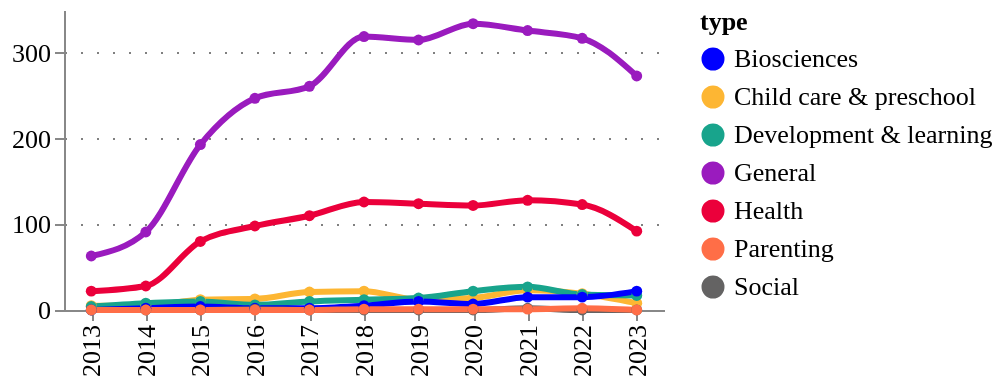

Source (notebook cell):
### Code cell
fig = pu.ts_smooth(
    tech_applications_ts,
    tech_applications_ts[column].unique(),
    variable= "counts",
    variable_title = "",
    category_column = column,
    width = 300,
    height = 150,
    legend_orient='right',
)
pu.configure_plots(fig)

### Figure 1 — Vega-Lite specification as saved in the notebook (floating-point values rounded to 4 significant figures)
{"config": {"title": {"font": "Averta", "anchor": "start"}, "subtitle": {"font": "Averta"}, "axis": {"labelFont": "Averta", "titleFont": "Averta", "gridColor": "grey", "gridDash": [1, 7], "labelFontSize": 13, "titleFontSize": 13}, "header": {"labelFont": "Averta", "titleFont": "Averta"}, "legend": {"labelFont": "Averta", "titleFont": "Averta", "labelFontSize": 13, "titleFontSize": 13}, "range": {"category": ["#0000FF", "#FDB633", "#18A48C", "#9A1BBE", "#EB003B", "#FF6E47", "#646363", "#0F294A", "#97D9E3", "#A59BEE", "#F6A4B7", "#D2C9C0", "#FFFFFF", "#000000"], "ordinal": {"scheme": ["#0000FF", "#FDB633", "#18A48C", "#9A1BBE", "#EB003B", "#FF6E47", "#646363", "#0F294A", "#97D9E3", "#A59BEE", "#F6A4B7", "#D2C9C0", "#FFFFFF", "#000000"]}}, "view": {"strokeWidth": 0}}, "data": {"name": "data-823b5a5f1b494fa0205f43d574e24c6b"}, "mark": {"type": "line", "interpolate": "monotone", "point": {"filled": true, "size": 30}, "size": 3, "strokeDash": [0]}, "encoding": {"color": {"field": "type", "legend": {"orient": "right"}, "type": "nominal"}, "tooltip": [{"field": "year", "title": "Year", "type": "ordinal"}, {"field": "type", "type": "nominal"}, {"field": "counts", "format": ".3f", "title": "", "type": "quantitative"}], "x": {"field": "year", "title": "", "type": "ordinal"}, "y": {"field": "counts", "title": "", "type": "quantitative"}}, "height": 150, "title": {"anchor": "start", "text": "", "fontSize": 14, "subtitle": "", "subtitleFont": "Averta", "subtitleFontSize": 13}, "width": 300, "$schema": "https://vega.github.io/schema/vega-lite/v4.17.0.json", "datasets": {"data-823b5a5f1b494fa0205f43d574e24c6b": [{"year": 2013, "type": "Child care & preschool", "counts": 5.0, "counts_prop": 0.002}, {"year": 2014, "type": "Child care & preschool", "counts": 5.0, "counts_prop": 0.002}, {"year": 2015, "type": "Child care & preschool", "counts": 12.0, "counts_prop": 0.004}, {"year": 2016, "type": "Child care & preschool", "counts": 13.0, "counts_prop": 0.004}, {"year": 2017, "type": "Child care & preschool", "counts": 21.0, "counts_prop": 0.007}, {"year": 2018, "type": "Child care & preschool", "counts": 22.0, "counts_prop": 0.007}, {"year": 2019, "type": "Child care & preschool", "counts": 12.0, "counts_prop": 0.004}, {"year": 2020, "type": "Child care & preschool", "counts": 14.0, "counts_prop": 0.005}, {"year": 2021, "type": "Child care & preschool", "counts": 23.0, "counts_prop": 0.008}, {"year": 2022, "type": "Child care & preschool", "counts": 19.0, "counts_prop": 0.006}, {"year": 2023, "type": "Child care & preschool", "counts": 8.0, "counts_prop": 0.003}, {"year": 2013, "type": "Development & learning", "counts": 4.0, "counts_prop": 0.001}, {"year": 2014, "type": "Development & learning", "counts": 8.0, "counts_prop": 0.003}, {"year": 2015, "type": "Development & learning", "counts": 10.0, "counts_prop": 0.003}, {"year": 2016, "type": "Development & learning", "counts": 6.0, "counts_prop": 0.002}, {"year": 2017, "type": "Development & learning", "counts": 10.0, "counts_prop": 0.003}, {"year": 2018, "type": "Development & learning", "counts": 12.0, "counts_prop": 0.004}, {"year": 2019, "type": "Development & learning", "counts": 14.0, "counts_prop": 0.005}, {"year": 2020, "type": "Development & learning", "counts": 22.0, "counts_prop": 0.007}, {"year": 2021, "type": "Development & learning", "counts": 27.0, "counts_prop": 0.009}, {"year": 2022, "type": "Development & learning", "counts": 18.0, "counts_prop": 0.006}, {"year": 2023, "type": "Development & learning", "counts": 17.0, "counts_prop": 0.006}, {"year": 2013, "type": "General", "counts": 63.0, "counts_prop": 0.021}, {"year": 2014, "type": "General", "counts": 91.0, "counts_prop": 0.031}, {"year": 2015, "type": "General", "counts": 193.0, "counts_prop": 0.065}, {"year": 2016, "type": "General", "counts": 247.0, "counts_prop": 0.083}, {"year": 2017, "type": "General", "counts": 261.0, "counts_prop": 0.088}, {"year": 2018, "type": "General", "counts": 319.0, "counts_prop": 0.108}, {"year": 2019, "type": "General", "counts": 315.0, "counts_prop": 0.106}, {"year": 2020, "type": "General", "counts": 334.0, "counts_prop": 0.113}, {"year": 2021, "type": "General", "counts": 326.0, "counts_prop": 0.11}, {"year": 2022, "type": "General", "counts": 317.0, "counts_prop": 0.107}, {"year": 2023, "type": "General", "counts": 273.0, "counts_prop": 0.092}, {"year": 2013, "type": "Health", "counts": 22.0, "counts_prop": 0.007}, {"year": 2014, "type": "Health", "counts": 28.0, "counts_prop": 0.009}, {"year": 2015, "type": "Health", "counts": 80.0, "counts_prop": 0.027}, {"year": 2016, "type": "Health", "counts": 98.0, "counts_prop": 0.033}, {"year": 2017, "type": "Health", "counts": 110.0, "counts_prop": 0.037}, {"year": 2018, "type": "Health", "counts": 126.0, "counts_prop": 0.043}, {"year": 2019, "type": "Health", "counts": 124.0, "counts_prop": 0.042}, {"year": 2020, "type": "Health", "counts": 122.0, "counts_prop": 0.041}, {"year": 2021, "type": "Health", "counts": 128.0, "counts_prop": 0.043}, {"year": 2022, "type": "Health", "counts": 123.0, "counts_prop": 0.042}, {"year": 2023, "type": "Health", "counts": 92.0, "counts_prop": 0.031}, {"year": 2013, "type": "Biosciences", "counts": 0.0, "counts_prop": 0.0}, {"year": 2014, "type": "Biosciences", "counts": 2.0, "counts_prop": 0.001}, {"year": 2015, "type": "Biosciences", "counts": 4.0, "counts_prop": 0.001}, {"year": 2016, "type": "Biosciences", "counts": 2.0, "counts_prop": 0.001}, {"year": 2017, "type": "Biosciences", "counts": 2.0, "counts_prop": 0.001}, {"year": 2018, "type": "Biosciences", "counts": 5.0, "counts_prop": 0.002}, {"year": 2019, "type": "Biosciences", "counts": 10.0, "counts_prop": 0.003}, {"year": 2020, "type": "Biosciences", "counts": 7.0, "counts_prop": 0.002}, {"year": 2021, "type": "Biosciences", "counts": 15.0, "counts_prop": 0.005}, {"year": 2022, "type": "Biosciences", "counts": 15.0, "counts_prop": 0.005}, {"year": 2023, "type": "Biosciences", "counts": 22.0, "counts_prop": 0.007}, {"year": 2013, "type": "Social", "counts": 0.0, "counts_prop": 0.0}, {"year": 2014, "type": "Social", "counts": 0.0, "counts_prop": 0.0}, {"year": 2015, "type": "Social", "counts": 0.0, "counts_prop": 0.0}, {"year": 2016, "type": "Social", "counts": 1.0, "counts_prop": 0.0}, {"year": 2017, "type": "Social", "counts": 0.0, "counts_prop": 0.0}, {"year": 2018, "type": "Social", "counts": 0.0, "counts_prop": 0.0}, {"year": 2019, "type": "Social", "counts": 0.0, "counts_prop": 0.0}, {"year": 2020, "type": "Social", "counts": 0.0, "counts_prop": 0.0}, {"year": 2021, "type": "Social", "counts": 2.0, "counts_prop": 0.001}, {"year": 2022, "type": "Social", "counts": 0.0, "counts_prop": 0.0}, {"year": 2023, "type": "Social", "counts": 0.0, "counts_prop": 0.0}, {"year": 2013, "type": "Parenting", "counts": 0.0, "counts_prop": 0.0}, {"year": 2014, "type": "Parenting", "counts": 0.0, "counts_prop": 0.0}, {"year": 2015, "type": "Parenting", "counts": 0.0, "counts_prop": 0.0}, {"year": 2016, "type": "Parenting", "counts": 0.0, "counts_prop": 0.0}, {"year": 2017, "type": "Parenting", "counts": 0.0, "counts_prop": 0.0}, {"year": 2018, "type": "Parenting", "counts": 1.0, "counts_prop": 0.0}, {"year": 2019, "type": "Parenting", "counts": 1.0, "counts_prop": 0.0}, {"year": 2020, "type": "Parenting", "counts": 1.0, "counts_prop": 0.0}, {"year": 2021, "type": "Parenting", "counts": 1.0, "counts_prop": 0.0}, {"year": 2022, "type": "Parenting", "counts": 2.0, "counts_prop": 0.001}, {"year": 2023, "type": "Parenting", "counts": 0.0, "counts_prop": 0.0}]}}
